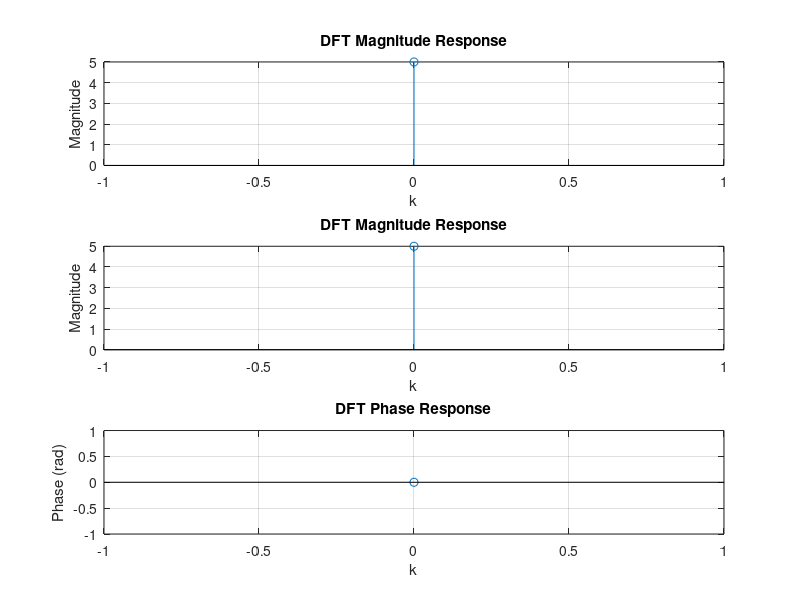

The MATLAB script that drew this image:
clc;
clear;
close all;

x = input('Enter the sequence: ');

N = length(x);

% Initialize DFT arrays
X = complex(zeros(1,N));


% ---------------- DFT ----------------
for k = 1:N
    for n = 1:N
        X(k) = X(k) + x(n) * exp(-1j*2*pi*(k-1)*(n-1)/N);
    end

    magnitude(k) = abs(X(k));
    phase(k) = angle(X(k));
end

% ---------------- Display and Plot DFT ----------------
display(X)

subplot(3,1,1);
stem(0:N-1, x);
xlabel('k');
ylabel('Magnitude');
title('DFT Magnitude Response');
grid on;

subplot(3,1,2);
stem(0:N-1, magnitude);
xlabel('k');
ylabel('Magnitude');
title('DFT Magnitude Response');
grid on;

subplot(3,1,3);
stem(0:N-1, phase);
xlabel('k');
ylabel('Phase (rad)');
title('DFT Phase Response');
grid on;
